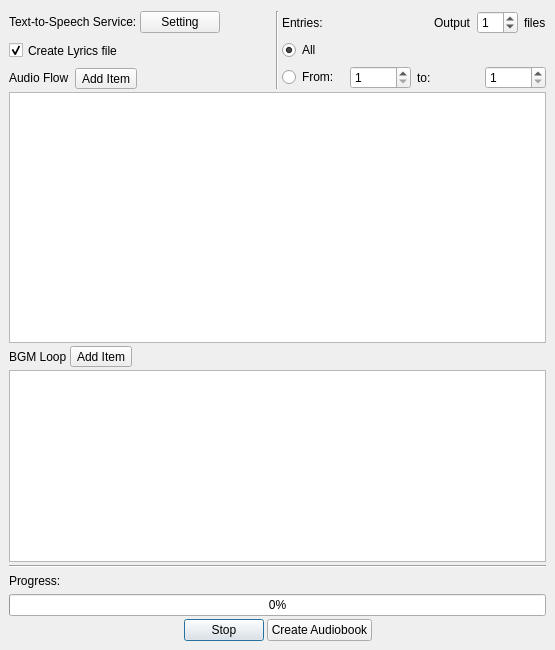
<?xml version="1.0" encoding="UTF-8"?>
<ui version="4.0">
 <class>AudioDialog</class>
 <widget class="QDialog" name="AudioDialog">
  <property name="geometry">
   <rect>
    <x>0</x>
    <y>0</y>
    <width>555</width>
    <height>650</height>
   </rect>
  </property>
  <property name="windowTitle">
   <string>Audio Setting</string>
  </property>
  <layout class="QVBoxLayout" name="verticalLayout_2">
   <property name="leftMargin">
    <number>9</number>
   </property>
   <property name="rightMargin">
    <number>9</number>
   </property>
   <property name="bottomMargin">
    <number>9</number>
   </property>
   <item>
    <layout class="QVBoxLayout" name="verticalLayout">
     <property name="spacing">
      <number>3</number>
     </property>
     <item>
      <layout class="QHBoxLayout" name="horizontalLayout_1">
       <item>
        <layout class="QVBoxLayout" name="verticalLayout_4">
         <property name="spacing">
          <number>3</number>
         </property>
         <item>
          <layout class="QHBoxLayout" name="horizontalLayout_4">
           <item>
            <widget class="QLabel" name="label_4">
             <property name="text">
              <string>Text-to-Speech Service:</string>
             </property>
            </widget>
           </item>
           <item>
            <widget class="QPushButton" name="settingBtn">
             <property name="text">
              <string>Setting</string>
             </property>
             <property name="autoDefault">
              <bool>false</bool>
             </property>
            </widget>
           </item>
           <item>
            <spacer name="horizontalSpacer_8">
             <property name="orientation">
              <enum>Qt::Horizontal</enum>
             </property>
             <property name="sizeHint" stdset="0">
              <size>
               <width>40</width>
               <height>20</height>
              </size>
             </property>
            </spacer>
           </item>
          </layout>
         </item>
         <item>
          <layout class="QHBoxLayout" name="horizontalLayout_9">
           <item>
            <widget class="QCheckBox" name="lrcCheck">
             <property name="sizePolicy">
              <sizepolicy hsizetype="Minimum" vsizetype="Minimum">
               <horstretch>0</horstretch>
               <verstretch>0</verstretch>
              </sizepolicy>
             </property>
             <property name="text">
              <string>Create Lyrics file</string>
             </property>
             <property name="checked">
              <bool>true</bool>
             </property>
            </widget>
           </item>
           <item>
            <spacer name="horizontalSpacer_9">
             <property name="orientation">
              <enum>Qt::Horizontal</enum>
             </property>
             <property name="sizeHint" stdset="0">
              <size>
               <width>40</width>
               <height>20</height>
              </size>
             </property>
            </spacer>
           </item>
          </layout>
         </item>
         <item>
          <layout class="QHBoxLayout" name="horizontalLayout_7">
           <property name="spacing">
            <number>6</number>
           </property>
           <item>
            <widget class="QLabel" name="label_2">
             <property name="text">
              <string>&lt;html&gt;&lt;head/&gt;&lt;body&gt;&lt;p&gt;Audio Flow&lt;/p&gt;&lt;/body&gt;&lt;/html&gt;</string>
             </property>
            </widget>
           </item>
           <item>
            <widget class="QToolButton" name="flowAdd">
             <property name="text">
              <string>Add Item</string>
             </property>
            </widget>
           </item>
           <item>
            <spacer name="horizontalSpacer_5">
             <property name="orientation">
              <enum>Qt::Horizontal</enum>
             </property>
             <property name="sizeHint" stdset="0">
              <size>
               <width>40</width>
               <height>20</height>
              </size>
             </property>
            </spacer>
           </item>
          </layout>
         </item>
        </layout>
       </item>
       <item>
        <widget class="Line" name="line_2">
         <property name="orientation">
          <enum>Qt::Vertical</enum>
         </property>
        </widget>
       </item>
       <item>
        <layout class="QVBoxLayout" name="verticalLayout_5">
         <property name="spacing">
          <number>6</number>
         </property>
         <item>
          <layout class="QHBoxLayout" name="horizontalLayout_6">
           <item>
            <widget class="QLabel" name="label_5">
             <property name="text">
              <string>Entries:</string>
             </property>
            </widget>
           </item>
           <item>
            <spacer name="horizontalSpacer_3">
             <property name="orientation">
              <enum>Qt::Horizontal</enum>
             </property>
             <property name="sizeHint" stdset="0">
              <size>
               <width>40</width>
               <height>20</height>
              </size>
             </property>
            </spacer>
           </item>
           <item>
            <widget class="QLabel" name="label_6">
             <property name="text">
              <string>Output</string>
             </property>
            </widget>
           </item>
           <item>
            <widget class="QSpinBox" name="pieceSpin">
             <property name="value">
              <number>1</number>
             </property>
            </widget>
           </item>
           <item>
            <widget class="QLabel" name="label_8">
             <property name="text">
              <string>files</string>
             </property>
            </widget>
           </item>
          </layout>
         </item>
         <item>
          <widget class="QRadioButton" name="allBtn">
           <property name="sizePolicy">
            <sizepolicy hsizetype="Minimum" vsizetype="Fixed">
             <horstretch>0</horstretch>
             <verstretch>0</verstretch>
            </sizepolicy>
           </property>
           <property name="text">
            <string>All</string>
           </property>
           <property name="checked">
            <bool>true</bool>
           </property>
          </widget>
         </item>
         <item>
          <layout class="QHBoxLayout" name="horizontalLayout_2">
           <item>
            <widget class="QRadioButton" name="partBtn">
             <property name="text">
              <string>From:</string>
             </property>
            </widget>
           </item>
           <item>
            <widget class="QSpinBox" name="fromSpin">
             <property name="minimum">
              <number>1</number>
             </property>
             <property name="maximum">
              <number>99999</number>
             </property>
             <property name="value">
              <number>1</number>
             </property>
            </widget>
           </item>
           <item>
            <widget class="QLabel" name="label">
             <property name="text">
              <string>to:</string>
             </property>
            </widget>
           </item>
           <item>
            <widget class="QSpinBox" name="toSpin">
             <property name="minimum">
              <number>1</number>
             </property>
             <property name="maximum">
              <number>99999</number>
             </property>
             <property name="value">
              <number>1</number>
             </property>
            </widget>
           </item>
          </layout>
         </item>
        </layout>
       </item>
      </layout>
     </item>
     <item>
      <layout class="QVBoxLayout" name="verticalLayout_3">
       <property name="spacing">
        <number>3</number>
       </property>
       <item>
        <widget class="QListWidget" name="flowList">
         <property name="styleSheet">
          <string notr="true">QListWidget::item { background: rgb(180, 180, 180); }</string>
         </property>
         <property name="dragDropMode">
          <enum>QAbstractItemView::InternalMove</enum>
         </property>
         <property name="defaultDropAction">
          <enum>Qt::MoveAction</enum>
         </property>
        </widget>
       </item>
       <item>
        <layout class="QHBoxLayout" name="horizontalLayout_8">
         <item>
          <widget class="QLabel" name="label_3">
           <property name="text">
            <string>BGM Loop</string>
           </property>
          </widget>
         </item>
         <item>
          <widget class="QToolButton" name="bgmAdd">
           <property name="text">
            <string>Add Item</string>
           </property>
          </widget>
         </item>
         <item>
          <spacer name="horizontalSpacer_7">
           <property name="orientation">
            <enum>Qt::Horizontal</enum>
           </property>
           <property name="sizeHint" stdset="0">
            <size>
             <width>40</width>
             <height>20</height>
            </size>
           </property>
          </spacer>
         </item>
        </layout>
       </item>
       <item>
        <widget class="QListWidget" name="bgmList">
         <property name="sizePolicy">
          <sizepolicy hsizetype="Expanding" vsizetype="Minimum">
           <horstretch>0</horstretch>
           <verstretch>0</verstretch>
          </sizepolicy>
         </property>
         <property name="styleSheet">
          <string notr="true">QListWidget::item { background: rgb(150, 150, 150); }</string>
         </property>
         <property name="dragDropMode">
          <enum>QAbstractItemView::InternalMove</enum>
         </property>
         <property name="defaultDropAction">
          <enum>Qt::MoveAction</enum>
         </property>
        </widget>
       </item>
       <item>
        <widget class="Line" name="line">
         <property name="orientation">
          <enum>Qt::Horizontal</enum>
         </property>
        </widget>
       </item>
       <item>
        <layout class="QHBoxLayout" name="horizontalLayout">
         <item>
          <widget class="QLabel" name="label_7">
           <property name="text">
            <string>Progress:</string>
           </property>
          </widget>
         </item>
         <item>
          <widget class="QLabel" name="pgMsg">
           <property name="text">
            <string/>
           </property>
          </widget>
         </item>
         <item>
          <spacer name="horizontalSpacer_4">
           <property name="orientation">
            <enum>Qt::Horizontal</enum>
           </property>
           <property name="sizeHint" stdset="0">
            <size>
             <width>40</width>
             <height>20</height>
            </size>
           </property>
          </spacer>
         </item>
        </layout>
       </item>
       <item>
        <widget class="QProgressBar" name="progressBar">
         <property name="value">
          <number>0</number>
         </property>
        </widget>
       </item>
       <item>
        <layout class="QHBoxLayout" name="horizontalLayout_5">
         <item>
          <spacer name="horizontalSpacer">
           <property name="orientation">
            <enum>Qt::Horizontal</enum>
           </property>
           <property name="sizeHint" stdset="0">
            <size>
             <width>40</width>
             <height>20</height>
            </size>
           </property>
          </spacer>
         </item>
         <item>
          <widget class="QPushButton" name="stopBtn">
           <property name="text">
            <string>Stop</string>
           </property>
          </widget>
         </item>
         <item>
          <widget class="QPushButton" name="createBtn">
           <property name="text">
            <string>Create Audiobook</string>
           </property>
           <property name="checkable">
            <bool>false</bool>
           </property>
           <property name="autoDefault">
            <bool>false</bool>
           </property>
           <property name="default">
            <bool>false</bool>
           </property>
          </widget>
         </item>
         <item>
          <spacer name="horizontalSpacer_2">
           <property name="orientation">
            <enum>Qt::Horizontal</enum>
           </property>
           <property name="sizeHint" stdset="0">
            <size>
             <width>40</width>
             <height>20</height>
            </size>
           </property>
          </spacer>
         </item>
        </layout>
       </item>
      </layout>
     </item>
    </layout>
   </item>
  </layout>
 </widget>
 <resources/>
 <connections/>
</ui>
